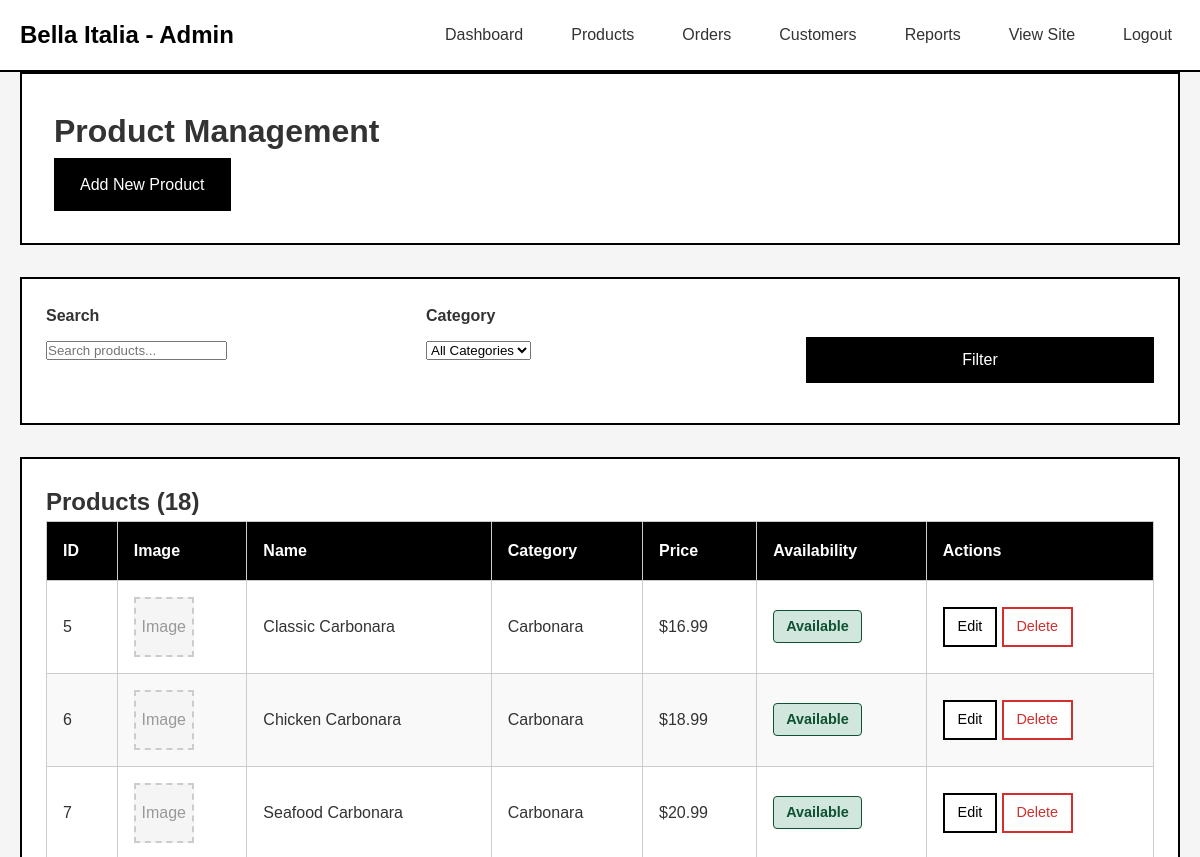
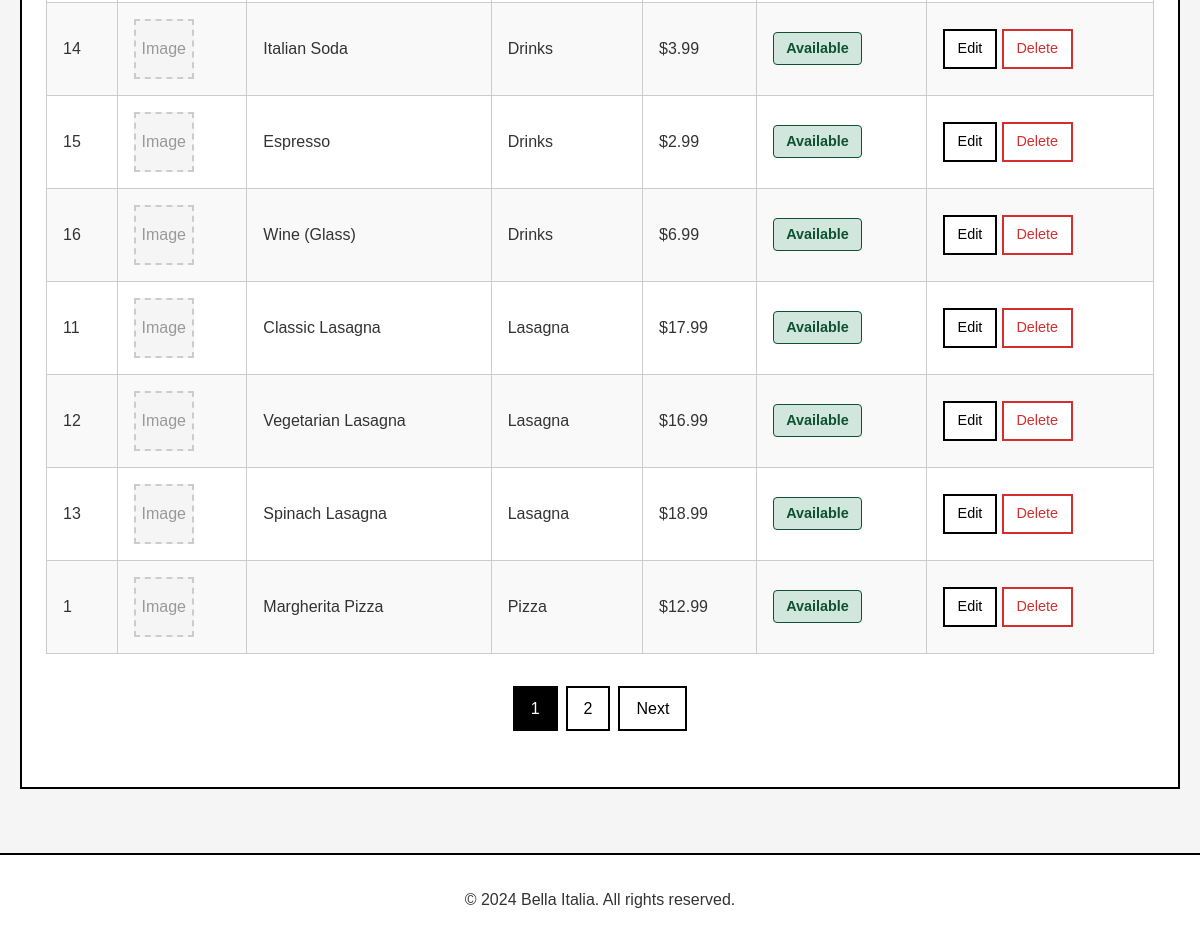
/admin/products.php (signed in), run on the app's committed database (2 pictures, top to bottom).
### tables this page shows
CREATE TABLE IF NOT EXISTS products (
    id INT AUTO_INCREMENT PRIMARY KEY,
    name VARCHAR(255) NOT NULL,
    price DECIMAL(10, 2) NOT NULL,
    description TEXT,
    category_id INT NOT NULL,
    image VARCHAR(255) DEFAULT 'placeholder.jpg',
    availability ENUM('available', 'unavailable') DEFAULT 'available',
    created_at TIMESTAMP DEFAULT CURRENT_TIMESTAMP,
    FOREIGN KEY (category_id) REFERENCES categories(id) ON DELETE CASCADE
);

CREATE TABLE IF NOT EXISTS categories (
    id INT AUTO_INCREMENT PRIMARY KEY,
    name VARCHAR(100) NOT NULL UNIQUE,
    description TEXT,
    created_at TIMESTAMP DEFAULT CURRENT_TIMESTAMP
);

### admin/products.php (the view, shortened to what this page needs)
<?php
$conn = getDBConnection();
$search = isset($_GET['search']) ? trim($_GET['search']) : '';
$category_id = isset($_GET['category']) ? (int)$_GET['category'] : 0;
$page = isset($_GET['page']) ? (int)$_GET['page'] : 1;
$per_page = 10;
$offset = ($page - 1) * $per_page;
$where = "WHERE 1=1";
$params = [];
$types = '';
$count_query = "SELECT COUNT(*) as total FROM products p $where";
$count_stmt = $conn->prepare($count_query);
$count_stmt->execute();
$total_products = $count_stmt->get_result()->fetch_assoc()['total'];
$total_pages = ceil($total_products / $per_page);
$query = "SELECT p.*, c.name as category_name FROM products p
          JOIN categories c ON p.category_id = c.id
          $where ORDER BY p.created_at DESC LIMIT ? OFFSET ?";
$params[] = $per_page;
$params[] = $offset;
$types .= 'ii';
$stmt = $conn->prepare($query);
if (!empty($types)) {
    $stmt->bind_param($types, ...$params);
}
$stmt->execute();
$products = $stmt->get_result()->fetch_all(MYSQLI_ASSOC);
?>
<!DOCTYPE html>
<html lang="en">
<head>
    <link rel="stylesheet" href="/college-pro/assets/css/style.css">
</head>
<body>
    <header>
        <div class="container">
            <nav>
                <a href="/college-pro/index.php" class="logo">Bella Italia - Admin</a>
                <ul class="nav-links">
                    <li><a href="/college-pro/admin/dashboard.php">Dashboard</a></li>
                    <li><a href="/college-pro/admin/products.php">Products</a></li>
                    <li><a href="/college-pro/admin/orders.php">Orders</a></li>
                    <li><a href="/college-pro/admin/customers.php">Customers</a></li>
                    <li><a href="/college-pro/admin/reports.php">Reports</a></li>
                    <li><a href="/college-pro/index.php">View Site</a></li>
                    <li><a href="/college-pro/auth/logout.php">Logout</a></li>
                </ul>
            </nav>
        </div>
    </header>
    <div class="container">
        <div class="dashboard-header">
            <h1>Product Management</h1>
            <a href="/college-pro/admin/add_product.php" class="btn btn-primary">Add New Product</a>
        </div>
        <div class="filters">
            <form method="GET" action="">
                <div class="grid grid-3">
                    <div class="filter-group">
                        <label>Search</label>
                        <input type="text" name="search" placeholder="Search products..." value="<?php echo htmlspecialchars($search); ?>">
                    </div>
                    <div class="filter-group">
                        <label>Category</label>
                        <select name="category">
                            <option value="">All Categories</option>
                        </select>
                    </div>
                    <div class="filter-group">
                        <label>&nbsp;</label>
                        <button type="submit" class="btn btn-primary btn-block">Filter</button>
                    </div>
                </div>
            </form>
        </div>
        <div class="card">
            <h2>Products (<?php echo $total_products; ?>)</h2>
            <?php if (count($products) > 0): ?>
                <table>
                    <thead>
                        <tr>
                            <th>ID</th>
                            <th>Image</th>
                            <th>Name</th>
                            <th>Category</th>
                            <th>Price</th>
                            <th>Availability</th>
                            <th>Actions</th>
                        </tr>
                    </thead>
                    <tbody>
                        <?php foreach ($products as $product): ?>
                            <tr>
                                <td><?php echo $product['id']; ?></td>
                                <td>
                                    <div class="card-img" style="width: 60px; height: 60px; margin: 0;">Image</div>
                                </td>
                                <td><?php echo htmlspecialchars($product['name']); ?></td>
                                <td><?php echo htmlspecialchars($product['category_name']); ?></td>
                                <td>$<?php echo number_format($product['price'], 2); ?></td>
                                <td>
                                    <span class="badge <?php echo $product['availability'] === 'available' ? 'badge-active' : 'badge-inactive'; ?>">
                                        <?php echo ucfirst($product['availability']); ?>
                                    </span>
                                </td>
                                <td>
                                    <a href="/college-pro/admin/edit_product.php?id=<?php echo $product['id']; ?>" class="btn btn-small">Edit</a>
                                    <a href="/college-pro/admin/delete_product.php?id=<?php echo $product['id']; ?>"
                                       class="btn btn-danger btn-small"
                                       onclick="return confirm('Are you sure you want to delete this product?')">Delete</a>
                                </td>
                            </tr>
                        <?php endforeach; ?>
                    </tbody>
                </table>
                <?php if ($total_pages > 1): ?>
                    <div class="pagination">
                        <?php for ($i = 1; $i <= $total_pages; $i++): ?>
                            <?php if ($i == $page): ?>
                                <span class="current"><?php echo $i; ?></span>
                            <?php else: ?>
                                <a href="?page=<?php echo $i; ?><?php echo $category_id ? '&category=' . $category_id : ''; ?><?php echo $search ? '&search=' . urlencode($search) : ''; ?>"><?php echo $i; ?></a>
                            <?php endif; ?>
                        <?php endfor; ?>
                        <?php if ($page < $total_pages): ?>
                            <a href="?page=<?php echo $page + 1; ?><?php echo $category_id ? '&category=' . $category_id : ''; ?><?php echo $search ? '&search=' . urlencode($search) : ''; ?>">Next</a>
                        <?php endif; ?>
                    </div>
                <?php endif; ?>
            <?php else: ?>
                <p>No products found.</p>
            <?php endif; ?>
        </div>
    </div>
    <footer>
        <div class="container">
            <p>&copy; 2024 Bella Italia. All rights reserved.</p>
        </div>
    </footer>
</body>
</html>

### assets/css/style.css (style rules this page uses)
* { margin: 0; padding: 0; box-sizing: border-box; }
body { font-family: Arial, sans-serif; line-height: 1.6; color: #333; background-color: #f5f5f5; }
.container { max-width: 1200px; margin: 0 auto; padding: 0 20px; }
header { background-color: #fff; border-bottom: 2px solid #000; padding: 1rem 0; position: sticky; top: 0; z-index: 100; }
nav { display: flex; justify-content: space-between; align-items: center; flex-wrap: wrap; }
.logo { font-size: 1.5rem; font-weight: bold; color: #000; text-decoration: none; }
.nav-links { display: flex; list-style: none; gap: 2rem; align-items: center; }
.nav-links a { color: #333; text-decoration: none; padding: 0.5rem; transition: background-color 0.3s; }
.btn { display: inline-block; padding: 0.75rem 1.5rem; border: 2px solid #000; background-color: #fff; color: #000; text-decoration: none; cursor: pointer; font-size: 1rem; transition: all 0.3s; }
.btn-primary { background-color: #000; color: #fff; }
.btn-danger { background-color: #fff; color: #d32f2f; border-color: #d32f2f; }
.btn-block { display: block; width: 100%; text-align: center; }
.btn-small { padding: 0.4rem 0.8rem; font-size: 0.9rem; }
.grid { display: grid; gap: 2rem; }
.grid-3 { grid-template-columns: repeat(auto-fit, minmax(250px, 1fr)); }
.card { background-color: #fff; border: 2px solid #000; padding: 1.5rem; transition: box-shadow 0.3s; }
.card-img { width: 100%; height: 200px; border: 2px dashed #ccc; background-color: #f5f5f5; display: flex; align-items: center; justify-content: center; margin-bottom: 1rem; color: #999; }
table { width: 100%; border-collapse: collapse; background-color: #fff; margin-bottom: 2rem; }
table th, table td { padding: 1rem; text-align: left; border: 1px solid #ccc; }
table th { background-color: #000; color: #fff; font-weight: bold; }
table tr:nth-child(even) { background-color: #f9f9f9; }
.badge { display: inline-block; padding: 0.25rem 0.75rem; border-radius: 4px; font-size: 0.9rem; font-weight: bold; }
.badge-active { background-color: #d1e7dd; color: #0f5132; border: 1px solid #0f5132; }
.dashboard-header { background-color: #fff; border: 2px solid #000; padding: 2rem; margin-bottom: 2rem; }
.filters { background-color: #fff; border: 2px solid #000; padding: 1.5rem; margin-bottom: 2rem; }
.filter-group { margin-bottom: 1rem; }
.filter-group label { display: block; margin-bottom: 0.5rem; font-weight: bold; }
.pagination { display: flex; justify-content: center; gap: 0.5rem; margin: 2rem 0; }
.pagination a, .pagination span { padding: 0.5rem 1rem; border: 2px solid #000; text-decoration: none; color: #000; }
.pagination .current { background-color: #000; color: #fff; }
footer { background-color: #fff; border-top: 2px solid #000; padding: 2rem 0; margin-top: 4rem; text-align: center; }

### data on the page
products: id "5", name "Classic Carbonara", category.name "Carbonara", price "16.99", availability "Available"
products: id "6", name "Chicken Carbonara", category.name "Carbonara", price "18.99", availability "Available"
products: id "7", name "Seafood Carbonara", category.name "Carbonara", price "20.99", availability "Available"
products: id "14", name "Italian Soda", category.name "Drinks", price "3.99", availability "Available"
products: id "15", name "Espresso", category.name "Drinks", price "2.99", availability "Available"
products: id "16", name "Wine (Glass)", category.name "Drinks", price "6.99", availability "Available"
products: id "11", name "Classic Lasagna", category.name "Lasagna", price "17.99", availability "Available"
products: id "12", name "Vegetarian Lasagna", category.name "Lasagna", price "16.99", availability "Available"
products: id "13", name "Spinach Lasagna", category.name "Lasagna", price "18.99", availability "Available"
products: id "1", name "Margherita Pizza", category.name "Pizza", price "12.99", availability "Available"

### other printed values
$total_products "18"
